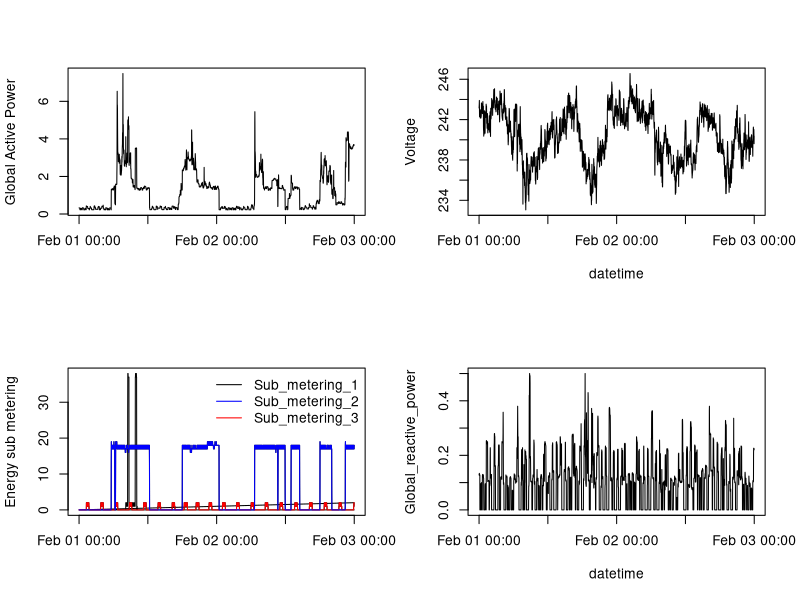

Generate this figure with R:
## Exploratory Data Analysis - Project Assignment 1 - Plot 4
#
# I decided to preprocess the file and only selected those dates that are relevant for
# the course project. That should be more convenient to work with regardless of computer.

library("data.table")

#Read the data using the data.table-package, using "?" as missing value string!

epc <- fread("hpc small.txt", colClasses ="character", na.strings="?")

# Create a DateTime field 
epc$DateTime <- paste(epc$Date,epc$Time)
epc$DateTime <- as.POSIXct(epc$DateTime, format="%d/%m/%Y %H:%M:%S")

# Melt data 

epc_molten <- melt(epc, measure.vars = c("Sub_metering_1", "Sub_metering_2", "Sub_metering_3"))

# Create the plot using the png device with standard settings of 480x480

png(filename = "plot4.png")
  par(mfrow = c(2,2)) # Set plotting area
  plot(epc$DateTime, as.numeric(epc$Global_active_power), type = "l", xlab="", ylab= "Global Active Power")
  plot(epc$DateTime, as.numeric(epc$Voltage), type = "l", xlab="datetime", ylab= "Voltage")
  with(epc_molten, plot(DateTime, as.numeric(value), type="l", xlab = "", ylab = "Energy sub metering"))
  with(subset(epc_molten, variable=="Sub_metering_2"), lines(DateTime, as.numeric(value), col="red"))
  with(subset(epc_molten, variable=="Sub_metering_3"), lines(DateTime, as.numeric(value), col="blue"))
  legend("topright", lw=1, bty = "n", col = c("black", "blue", "red"), legend = c("Sub_metering_1", "Sub_metering_2", "Sub_metering_3"))
  plot(epc$DateTime, as.numeric(epc$Global_reactive_power), type = "l", xlab="datetime", ylab = "Global_reactive_power")
dev.off()